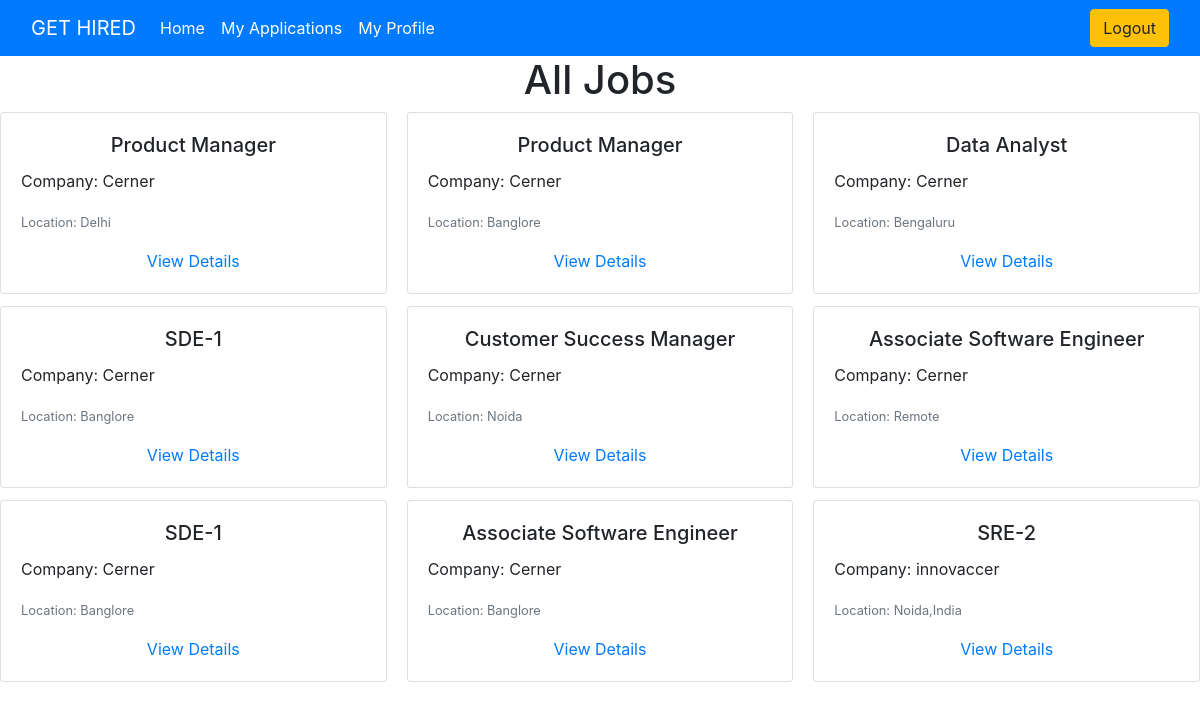
/applicant/dashboard (signed in), run on the app's committed database.
### recruiter/models.py (models this page shows)
class Jobs(models.Model):
    recruiter = models.ForeignKey(User , on_delete=models.CASCADE , related_name='+')
    jobTitle = models.CharField(max_length=100)
    jobDesc = models.CharField(max_length=500 )
    jobLocation = models.CharField(max_length=100)

### recruiterOrg/models.py (models this page shows, shortened)
class Organization (models.Model):
    recruiter = models.OneToOneField(User , on_delete=models.CASCADE)
    org_name = models.CharField(max_length=100 , null=True , blank=True)
    lob = models.CharField(max_length=100, null=True , blank=True)
    location = models.CharField(max_length=100, null=True , blank=True)

### applicantDetails/views.py (the view)
# urls.py: path('dashboard' , views.viewJobs , name='applicant-dashboard'),
def viewJobs(request):
    if request.user.isApplicant:
        allJobs = Jobs.objects.all().values()
        allJobswithCompanyName = []
        for job in allJobs:
            company = Organization.objects.get(recruiter_id = job['recruiter_id'])
            company = company.org_name
            job['company'] = company
            allJobswithCompanyName.append(job)
        hasCompleteProfile = request.user.resumeUpdatedbyApplicant
        context = {'jobs' : allJobswithCompanyName , 'showDetails':hasCompleteProfile}
        return render(request , 'dashboards/applicantDashboard.html' , context)

### templates/dashboards/applicantDashboard.html (shortened to what this page needs)
{% extends 'base.html' %}
{%block content%}
<h1 style="text-align: center;"> All Jobs </h1>
<section>
<div class="card-columns">
{% for job in jobs%}
<div class="card">
    <div class="card-body">
      <h5 class="card-title" style="text-align: center;"> {{job.jobTitle}}</h5>
      <p class="card-text"> Company: {{job.company}}</p>
      <p class="card-text"><small class="text-muted">Location: {{job.jobLocation}}</small></p>
      <div style="text-align: center;">
        {% if showDetails %}
        <a href = "jobDetails/{{job.id}}"> View Details</a>
        {% else %}
        <a href = "update-details"> View Details</a>
        {% endif %}
      </div>
    </div>
</div>
{% endfor %}
</div>
</section>
{%endblock%}

### data on the page
Jobs: jobTitle "Product Manager", company "Cerner", jobLocation "Delhi"
Jobs: jobTitle "SDE-1", company "Cerner", jobLocation "Banglore"
Jobs: jobTitle "SDE-1", company "Cerner", jobLocation "Banglore"
Jobs: jobTitle "Product Manager", company "Cerner", jobLocation "Banglore"
Jobs: jobTitle "Customer Success Manager", company "Cerner", jobLocation "Noida"
Jobs: jobTitle "Associate Software Engineer", company "Cerner", jobLocation "Banglore"
Jobs: jobTitle "Data Analyst", company "Cerner", jobLocation "Bengaluru"
Jobs: jobTitle "Associate Software Engineer", company "Cerner", jobLocation "Remote"
Jobs: jobTitle "SRE-2", company "innovaccer", jobLocation "Noida,India"
